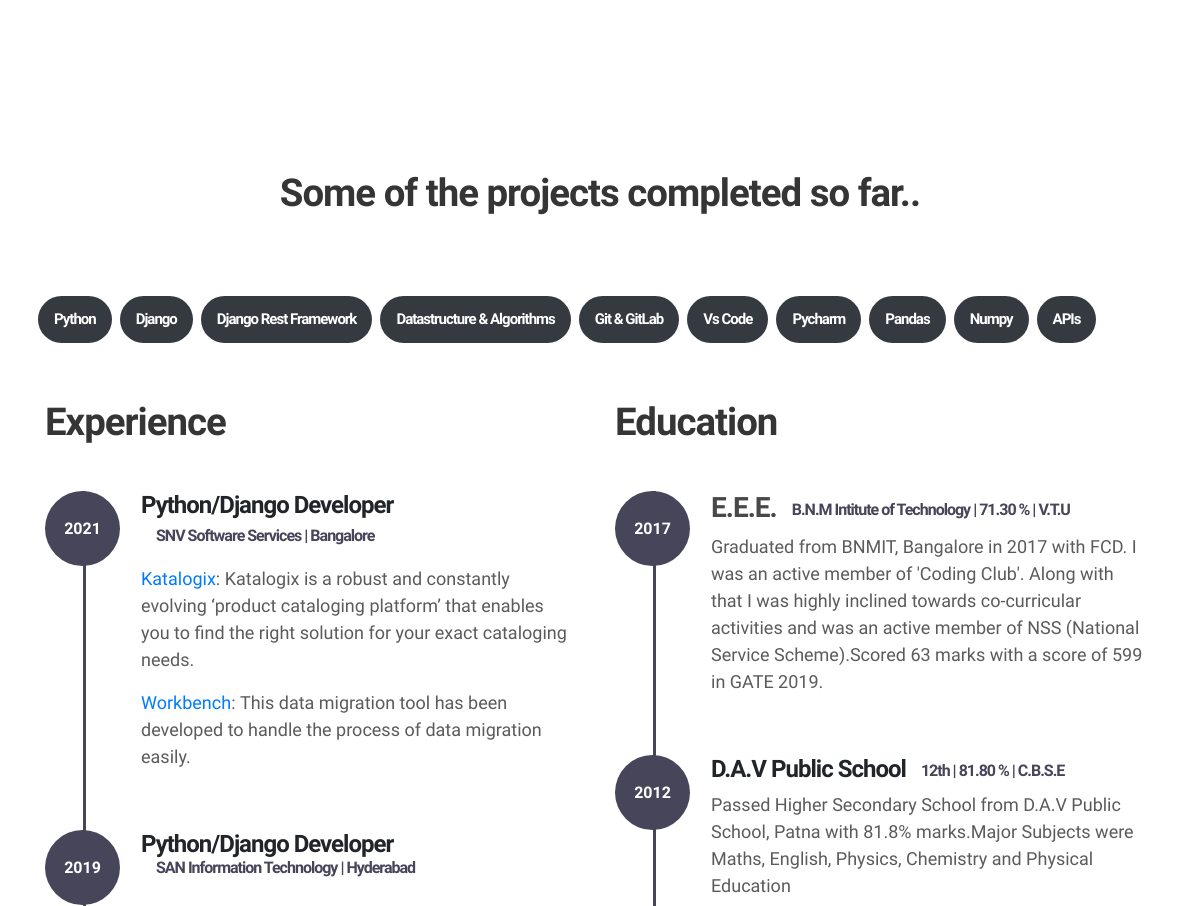
The app's page /aboutme/ (middle part), older data.
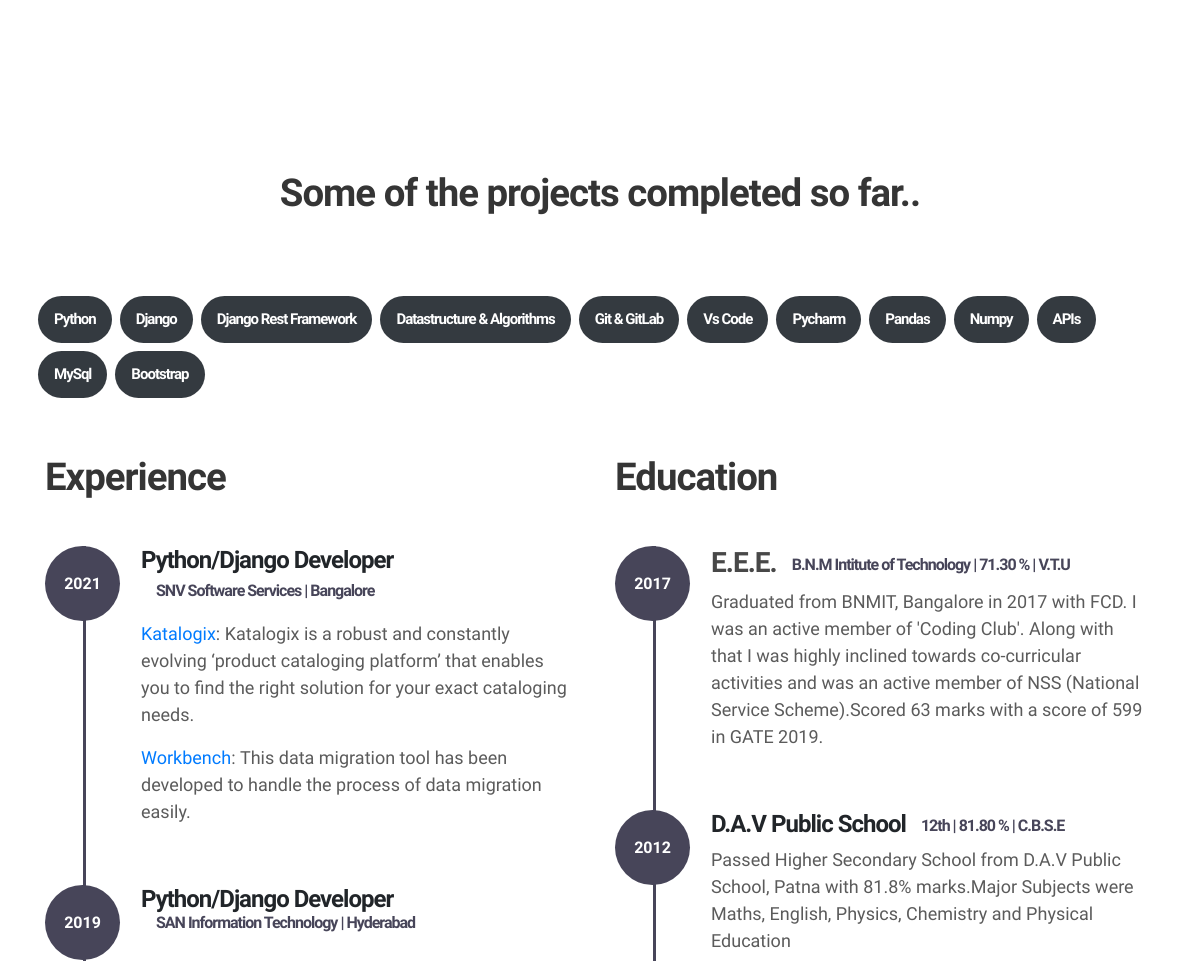
The same page, newer data.
### aboutme/models.py (models this page shows, shortened)
class Skills(models.Model):
   skill=models.CharField(max_length=250,null=True,blank=True)

class WorkExp(models.Model):
    comapny_name=models.CharField(max_length=100,null=True,blank=True)
    join_date=models.DateField(null=True,blank=True)
    end_date=models.DateField(null=True, blank=True)
    project_title=models.CharField(max_length=100)
    project_details=RichTextField(null=True, blank=True)
    designation=models.CharField(max_length=50)
    def __str__(self):
        return self.comapny_name

### aboutme/views.py (the view)
# urls.py: path('', views.about_me, name='about_me'),
def about_me(request):
    intro=AboutMe.objects.all()
    skills=Skills.objects.all()
    exp=WorkExp.objects.all()[::-1]
    print(exp)
    context={
        'intro':intro,
        'skills':skills,
        'exp':exp
    }
    return render(request,'about_me/about_me.html', context)

### blogapp/context_processors.py (called while the page is built)
def globalVariable(request):
    category = Catagory.objects.all()
    category_count = category.count()
    context = {
        'category':category,
        'cat_count':category_count
        }
    return context

### templates/about_me/about_me.html (shortened to what this page needs)
{% load static %}
<!doctype html>
<html lang="en">
  <head>
    <link rel="stylesheet" href="{% static 'css/bootstrap.min.css' %}">
    <link rel="stylesheet" href="{% static 'css/unicons.css' %}">
    <link rel="stylesheet" href="{% static 'css/owl.carousel.min.css' %}">
    <link rel="stylesheet" href="{% static 'css/owl.theme.default.min.css' %}">
    <link rel="stylesheet" href="{% static 'css/tooplate-style.css' %}">
    <link rel="stylesheet" href="https://use.fontawesome.com/releases/v5.3.1/css/all.css">
  </head>
  <body>
    <section class="about full-screen d-lg-flex justify-content-center align-items-center" id="about">
    </section>
    <section class="project py-5" id="project">
        <div class="container">
                <div class="row">
                  <div class="col-lg-11 text-center mx-auto col-12">
                      <div class="col-lg-10 mx-auto">
                        <h2>Some of the projects completed so far..</h2> <br>
                      </div>
                     </div>
                </div>
        </div>
    </section>
    <div class="container">
      <div class="row">
        {% for skill in skills %}
        <div class="">
          <a href=""><h5><span class="badge badge-pill badge-dark ml-2 p-3">{{skill.skill}}</span></h5></a>
        </div>
        {% endfor %}
      </div>
    </div>
    <section class="resume py-5 d-lg-flex justify-content-center align-items-center" id="resume">
        <div class="container">
            <div class="row">
                <div class="col-lg-6 col-12">
                  <h2 class="mb-4">Experience</h2>
                    <div class="timeline">
                      {% for item in exp %}
                        <div class="timeline-wrapper">
                             <div class="timeline-yr">
                                  <span>{{ item.join_date|date:"Y"}}</span>
                             </div>
                             <div class="timeline-info">
                                  <h4><span>{{item.designation}}</span><small>{{item.comapny_name|safe}}</small></h4>
                                  <p>{{item.project_details|safe}}</p>
                             </div>
                        </div>
                        {% endfor %}
                    </div>
                </div>
                <div class="col-lg-6 col-12">
                  <h2 class="mb-4 mobile-mt-2">Education</h2>
                    <div class="timeline">
                        <div class="timeline-wrapper">
                             <div class="timeline-yr">
                                  <span>2017</span>
                             </div>
                             <div class="timeline-info">
                                  <h3><span>E.E.E.</span><small>B.N.M Intitute of Technology | 71.30 % | V.T.U</small></h3>
                                  <p>Graduated from BNMIT, Bangalore in 2017 with FCD. I was an active member of 'Coding Club'. Along with that I was highly
                                      inclined towards co-curricular activities and was an active member of NSS (National Service Scheme).Scored 63 marks with a score of 599 in GATE 2019.
                                  </p>
                             </div>
                        </div>
                        <div class="timeline-wrapper">
                            <div class="timeline-yr">
                                <span>2012</span>
                            </div>
                            <div class="timeline-info">
                                <h4><span>D.A.V Public School</span><small>12th | 81.80 % | C.B.S.E</small></h4>
                                <p>Passed Higher Secondary School from D.A.V Public School, Patna with 81.8% marks.Major Subjects were Maths, English, Physics, Chemistry and Physical Education</p>
                            </div>
                        </div>
                    </div>
                </div>
            </div>
        </div>
    </section>
  </body>
</html>

### static/css/tooplate-style.css (style rules this page uses)
body { font-family: "Maven Pro", sans-serif; padding-top: 70px; }
.full-screen { padding: 8rem 0; }
a { font-weight: normal; text-decoration: none !important; transition: all 0.4s ease; }
p { font-size: 18px; font-weight: 300; line-height: 1.5; color: #5b5b5b; }
h1, h2, h3, h4, h5, h6 { font-weight: bold; letter-spacing: -1px; }
h2 { color: #353535; font-size: 2.4em; font-weight: bold; }
h3 { color: #484848; }
h3, b, strong { font-weight: bold; }
.timeline-wrapper { position: relative; padding: 22px 0; }
.timeline-wrapper:before { content: ""; background: #474559; width: 3px; height: 100%; position: absolute; left: 38px; }
.timeline-yr { background: #474559; border-radius: 100%; position: absolute; width: 75px; height: 75px; line-height: 75px; text-align: center; }
.timeline-yr span { color: #ffffff; font-size: 16px; font-weight: bold; display: block; line-height: 75px; }
.timeline-info { display: inline-block; vertical-align: top; max-width: 432px; margin-left: 6em; }
.timeline-info small { color: #474559; font-size: 16px; font-weight: bold; display: inline-block; vertical-align: middle; margin-left: 15px; }

Row changes from the older to the newer data that the page shows:
added Skills: skill "MySql"
added Skills: skill "Bootstrap"
